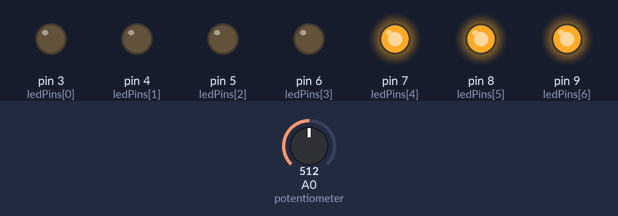
The sketch below on a simulated Arduino Uno, built with avr-gcc and run on an emulated ATmega328P. Parts: output pins drawn as LEDs (lit = HIGH). Dashed ring = blinking. The inputs (shaded band) are chosen by the test bench; at power-on: A0 (potentiometer) = 512.

Above: at 1.2 s.
1.3 s: A0 (potentiometer) set to 0
At 2.0 s:
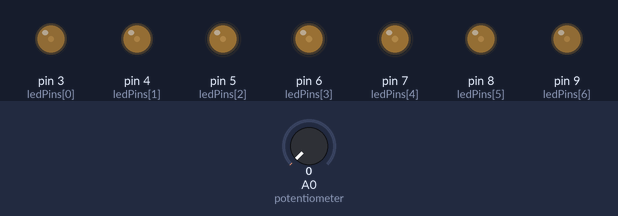
3.0 s: A0 (potentiometer) set to 3
6.0 s: A0 (potentiometer) set to 306
9.0 s: A0 (potentiometer) set to 511
At 9.45 s:
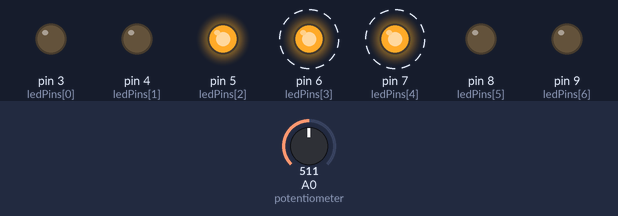
12.0 s: A0 (potentiometer) set to 1023
At 13.5 s:
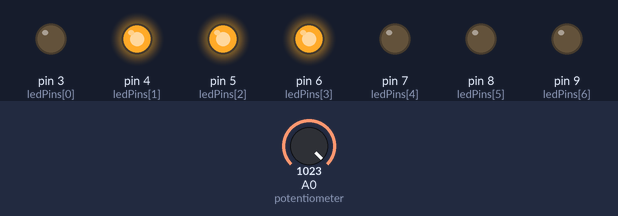
15.0 s: A0 (potentiometer) set to 900
At 18.12 s:
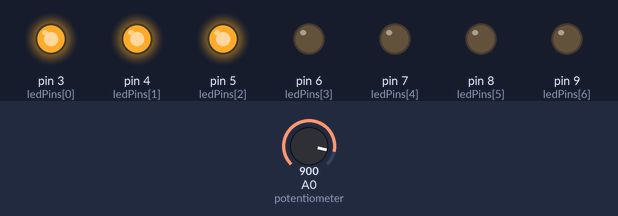
Timing chart, 0 to 19.0 s (numbered marks = the images above; inputs shaded):
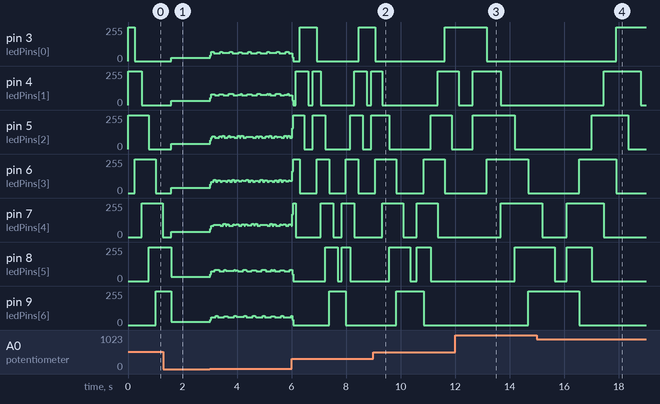

The sketch:

larson_pot.ino
```cpp
int ledPins[] = {
  3,4,5,6,7,8,9};                                              // make an array of the pin numbers
int pinCount = 7;                                                              // variable for number of LEDs
int timer = 100;                                                                      // delay in between LED on and off

void setup() {
  for (int thisPin = 0; thisPin < pinCount; thisPin++) {    //for loop to setup all of the pins in the array ledPins
    pinMode(ledPins[thisPin], OUTPUT);
  }

}

void loop() {
  for(int thisPin = 0; thisPin < pinCount; thisPin++) {         //for loop to go through all LEDs in array and turn them on
    timer = analogRead(A0) / 2;                                             //and off until end of line in one direction
    digitalWrite(ledPins[thisPin], HIGH);
    digitalWrite(ledPins[thisPin] +1, HIGH);
    digitalWrite(ledPins[thisPin] + 2, HIGH);
    delay(timer);
    timer = analogRead(A0) / 2;                                 // Read the potentiometer value and divide by two to get delay
    digitalWrite(ledPins[thisPin], LOW);
    digitalWrite(ledPins[thisPin] + 1, LOW);
    digitalWrite(ledPins[thisPin] + 2, LOW);
    timer = analogRead(A0) / 2;

  }

  for (int thisPin = pinCount - 1; thisPin >= 0; thisPin--) {   //for loop to go through all LEDs again in opposite direction
    timer = analogRead(A0) / 2;
    digitalWrite(ledPins[thisPin], HIGH);
    digitalWrite(ledPins[thisPin] - 1, HIGH);
    digitalWrite(ledPins[thisPin] - 2, HIGH);
    delay(timer);
    timer = analogRead(A0) / 2;
    digitalWrite(ledPins[thisPin], LOW);
    digitalWrite(ledPins[thisPin] - 1 , LOW);
    digitalWrite(ledPins[thisPin] - 2, LOW);
    timer = analogRead(A0) / 2;


  }
}
```

Measured:
- after the input at 1.3 s, pin 3 (ledPins[0]): 0/255 → 25/255 after 0.28 s; pin 4 (ledPins[1]): 0/255 → 31/255 after 0.28 s; pin 5 (ledPins[2]): 0/255 → 38/255 after 0.28 s; pin 9 (ledPins[6]): 255/255 → 25/255 after 0.28 s
- after the input at 9.0 s, pin 6 (ledPins[3]): 255/255 → 0/255 after 0.83 s, → 255/255 1.0 s later, → 0/255 0.77 s later
- after the input at 12.0 s, pin 3 (ledPins[0]): 255/255 → 0/255 after 1.2 s instead of 0.64 s
- after the input at 15.0 s, pin 3 (ledPins[0]): 0/255 → 255/255 after 2.9 s instead of 3.3 s; pin 4 (ledPins[1]): 0/255 → 255/255 after 2.5 s instead of 2.8 s
- by itself, pin 6 (ledPins[3]): repeats every 1.1 s: 0/255 0.61 s, 255/255 0.46 s
